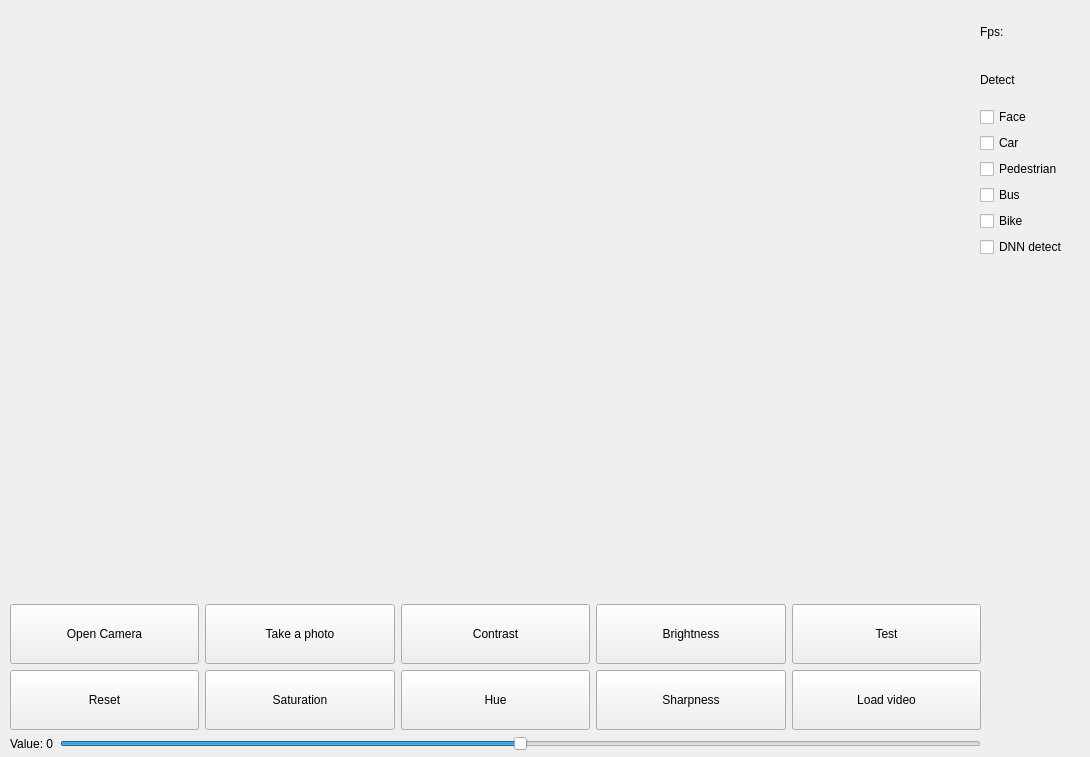
<?xml version="1.0" encoding="UTF-8"?>
<ui version="4.0">
 <class>camerawindow</class>
 <widget class="QWidget" name="camerawindow">
  <property name="geometry">
   <rect>
    <x>0</x>
    <y>0</y>
    <width>1090</width>
    <height>757</height>
   </rect>
  </property>
  <property name="windowTitle">
   <string>Video</string>
  </property>
  <property name="windowIcon">
   <iconset>
    <normaloff>../../Downloads/8666756_video_camera_icon.png</normaloff>../../Downloads/8666756_video_camera_icon.png</iconset>
  </property>
  <widget class="QWidget" name="verticalLayoutWidget">
   <property name="geometry">
    <rect>
     <x>10</x>
     <y>10</y>
     <width>971</width>
     <height>741</height>
    </rect>
   </property>
   <layout class="QVBoxLayout" name="verticalLayout" stretch="9,0,2,0">
    <item>
     <widget class="QLabel" name="imageLabel">
      <property name="sizePolicy">
       <sizepolicy hsizetype="MinimumExpanding" vsizetype="MinimumExpanding">
        <horstretch>0</horstretch>
        <verstretch>0</verstretch>
       </sizepolicy>
      </property>
      <property name="text">
       <string/>
      </property>
     </widget>
    </item>
    <item>
     <widget class="QLabel" name="loadingLabel">
      <property name="text">
       <string/>
      </property>
     </widget>
    </item>
    <item>
     <layout class="QGridLayout" name="gridLayout">
      <item row="0" column="3">
       <widget class="QPushButton" name="brightnessButton">
        <property name="sizePolicy">
         <sizepolicy hsizetype="Minimum" vsizetype="MinimumExpanding">
          <horstretch>0</horstretch>
          <verstretch>0</verstretch>
         </sizepolicy>
        </property>
        <property name="text">
         <string>Brightness</string>
        </property>
        <property name="checkable">
         <bool>true</bool>
        </property>
       </widget>
      </item>
      <item row="1" column="0">
       <widget class="QPushButton" name="resetButton">
        <property name="sizePolicy">
         <sizepolicy hsizetype="Minimum" vsizetype="MinimumExpanding">
          <horstretch>0</horstretch>
          <verstretch>0</verstretch>
         </sizepolicy>
        </property>
        <property name="text">
         <string>Reset</string>
        </property>
       </widget>
      </item>
      <item row="1" column="1">
       <widget class="QPushButton" name="saturationButton">
        <property name="sizePolicy">
         <sizepolicy hsizetype="Minimum" vsizetype="MinimumExpanding">
          <horstretch>0</horstretch>
          <verstretch>0</verstretch>
         </sizepolicy>
        </property>
        <property name="text">
         <string>Saturation</string>
        </property>
        <property name="checkable">
         <bool>true</bool>
        </property>
       </widget>
      </item>
      <item row="0" column="1">
       <widget class="QPushButton" name="editImgButton">
        <property name="sizePolicy">
         <sizepolicy hsizetype="Minimum" vsizetype="MinimumExpanding">
          <horstretch>0</horstretch>
          <verstretch>0</verstretch>
         </sizepolicy>
        </property>
        <property name="text">
         <string>Take a photo</string>
        </property>
       </widget>
      </item>
      <item row="1" column="2">
       <widget class="QPushButton" name="hueButton">
        <property name="sizePolicy">
         <sizepolicy hsizetype="Minimum" vsizetype="MinimumExpanding">
          <horstretch>0</horstretch>
          <verstretch>0</verstretch>
         </sizepolicy>
        </property>
        <property name="text">
         <string>Hue</string>
        </property>
        <property name="checkable">
         <bool>true</bool>
        </property>
       </widget>
      </item>
      <item row="0" column="2">
       <widget class="QPushButton" name="contrastButton">
        <property name="sizePolicy">
         <sizepolicy hsizetype="Minimum" vsizetype="MinimumExpanding">
          <horstretch>0</horstretch>
          <verstretch>0</verstretch>
         </sizepolicy>
        </property>
        <property name="text">
         <string>Contrast</string>
        </property>
        <property name="checkable">
         <bool>true</bool>
        </property>
       </widget>
      </item>
      <item row="0" column="0">
       <widget class="QPushButton" name="startButton">
        <property name="sizePolicy">
         <sizepolicy hsizetype="Minimum" vsizetype="MinimumExpanding">
          <horstretch>0</horstretch>
          <verstretch>0</verstretch>
         </sizepolicy>
        </property>
        <property name="text">
         <string>Open Camera</string>
        </property>
       </widget>
      </item>
      <item row="1" column="3">
       <widget class="QPushButton" name="sharpnessButton">
        <property name="sizePolicy">
         <sizepolicy hsizetype="Minimum" vsizetype="MinimumExpanding">
          <horstretch>0</horstretch>
          <verstretch>0</verstretch>
         </sizepolicy>
        </property>
        <property name="text">
         <string>Sharpness</string>
        </property>
        <property name="checkable">
         <bool>true</bool>
        </property>
       </widget>
      </item>
      <item row="0" column="4">
       <widget class="QPushButton" name="pushButton">
        <property name="sizePolicy">
         <sizepolicy hsizetype="Minimum" vsizetype="MinimumExpanding">
          <horstretch>0</horstretch>
          <verstretch>0</verstretch>
         </sizepolicy>
        </property>
        <property name="text">
         <string>Test</string>
        </property>
       </widget>
      </item>
      <item row="1" column="4">
       <widget class="QPushButton" name="loadVideoButton">
        <property name="sizePolicy">
         <sizepolicy hsizetype="Minimum" vsizetype="MinimumExpanding">
          <horstretch>0</horstretch>
          <verstretch>0</verstretch>
         </sizepolicy>
        </property>
        <property name="text">
         <string>Load video</string>
        </property>
       </widget>
      </item>
     </layout>
    </item>
    <item>
     <layout class="QHBoxLayout" name="horizontalLayout">
      <item>
       <widget class="QLabel" name="label">
        <property name="text">
         <string>Value: 0</string>
        </property>
       </widget>
      </item>
      <item>
       <widget class="QSlider" name="horizontalSlider">
        <property name="minimum">
         <number>-100</number>
        </property>
        <property name="maximum">
         <number>100</number>
        </property>
        <property name="orientation">
         <enum>Qt::Horizontal</enum>
        </property>
       </widget>
      </item>
     </layout>
    </item>
   </layout>
  </widget>
  <widget class="QWidget" name="verticalLayoutWidget_2">
   <property name="geometry">
    <rect>
     <x>980</x>
     <y>10</y>
     <width>110</width>
     <height>247</height>
    </rect>
   </property>
   <layout class="QVBoxLayout" name="verticalLayout_2">
    <item>
     <widget class="QLabel" name="fpsLabel">
      <property name="text">
       <string>Fps: </string>
      </property>
     </widget>
    </item>
    <item>
     <widget class="QLabel" name="label_2">
      <property name="text">
       <string>Detect</string>
      </property>
     </widget>
    </item>
    <item>
     <widget class="QCheckBox" name="faceCheckBox">
      <property name="text">
       <string>Face</string>
      </property>
     </widget>
    </item>
    <item>
     <widget class="QCheckBox" name="carCheckBox">
      <property name="text">
       <string>Car</string>
      </property>
     </widget>
    </item>
    <item>
     <widget class="QCheckBox" name="pedestrianCheckBox">
      <property name="text">
       <string>Pedestrian</string>
      </property>
     </widget>
    </item>
    <item>
     <widget class="QCheckBox" name="busCheckBox">
      <property name="text">
       <string>Bus</string>
      </property>
     </widget>
    </item>
    <item>
     <widget class="QCheckBox" name="bikeCheckBox">
      <property name="text">
       <string>Bike</string>
      </property>
     </widget>
    </item>
    <item>
     <widget class="QCheckBox" name="checkBox">
      <property name="text">
       <string>DNN detect</string>
      </property>
     </widget>
    </item>
   </layout>
  </widget>
 </widget>
 <resources/>
 <connections/>
</ui>
